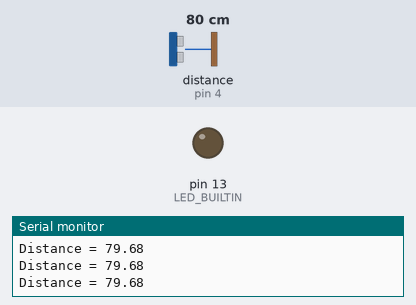
Recording of a sketch running on a simulated Arduino Uno, built with avr-gcc and run on an emulated ATmega328P. Shown: output pins drawn as LEDs (lit = HIGH), the last lines printed to the serial monitor. Wiring (inferred from the names in the program): ultrasonic range finder: trigger pin 5; echo pin 4. Inputs (shaded band) come from the test bench; at power-on: distance to the obstacle (sensor on pin 4) 80 cm. The echo pulse lasts 58.3 µs per cm; pins used as bus, display or sensor lines are not drawn.

Above: at 1.2 s.
1.3 s: distance to the obstacle (sensor on pin 4) set to 17 cm
2.8 s: distance to the obstacle (sensor on pin 4) set to 14 cm
At 3.6 s:
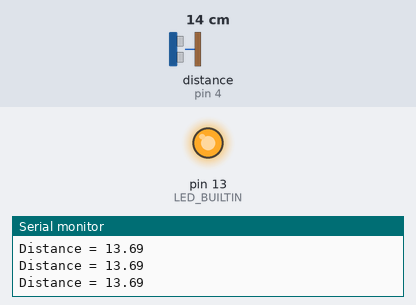
4.3 s: distance to the obstacle (sensor on pin 4) set to 35 cm
At 4.6 s:
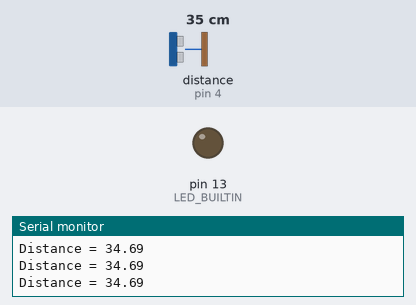
5.8 s: distance to the obstacle (sensor on pin 4) set to 2 cm
At 6.2 s:
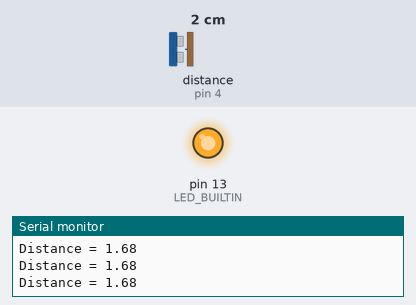
Timing chart, 0 to 8.3 s (numbered marks = the images above; inputs shaded):
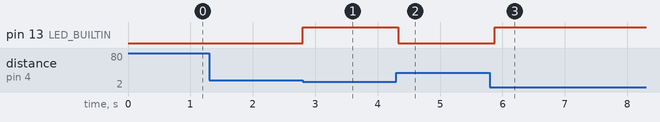

The sketch:

distance_sensor1.ino
```cpp
const int trigPin = 5;
const int echoPin = 4;

void setup() {
  pinMode(trigPin, OUTPUT);
  pinMode(echoPin, INPUT);
  pinMode(LED_BUILTIN, OUTPUT);

  Serial.begin(9600);
}

void loop() {
  digitalWrite(trigPin, LOW);
  delayMicroseconds(2);

  digitalWrite(trigPin, HIGH);
  delayMicroseconds(10);
  digitalWrite(trigPin, LOW);

  long duration = pulseIn(echoPin, HIGH);

  float distance = duration * 0.0343 / 2;

  Serial.print("Distance = ");
  Serial.println(distance);

  if (distance < 15) {      // LED ON below 15 cm
    digitalWrite(LED_BUILTIN, HIGH);
  } else {
    digitalWrite(LED_BUILTIN, LOW);
  }

  delay(100);
}
```

Measured:
- the behaviour switches between 16 and 15 cm on distance to the obstacle (sensor on pin 4) (found by bisection; images 0 and 1)
- after the input at 2.8 s, pin 13 (LED_BUILTIN): LOW → HIGH at once
- after the input at 4.3 s, pin 13 (LED_BUILTIN): HIGH → LOW at once
- after the input at 5.8 s, pin 13 (LED_BUILTIN): LOW → HIGH after 0.08 s
